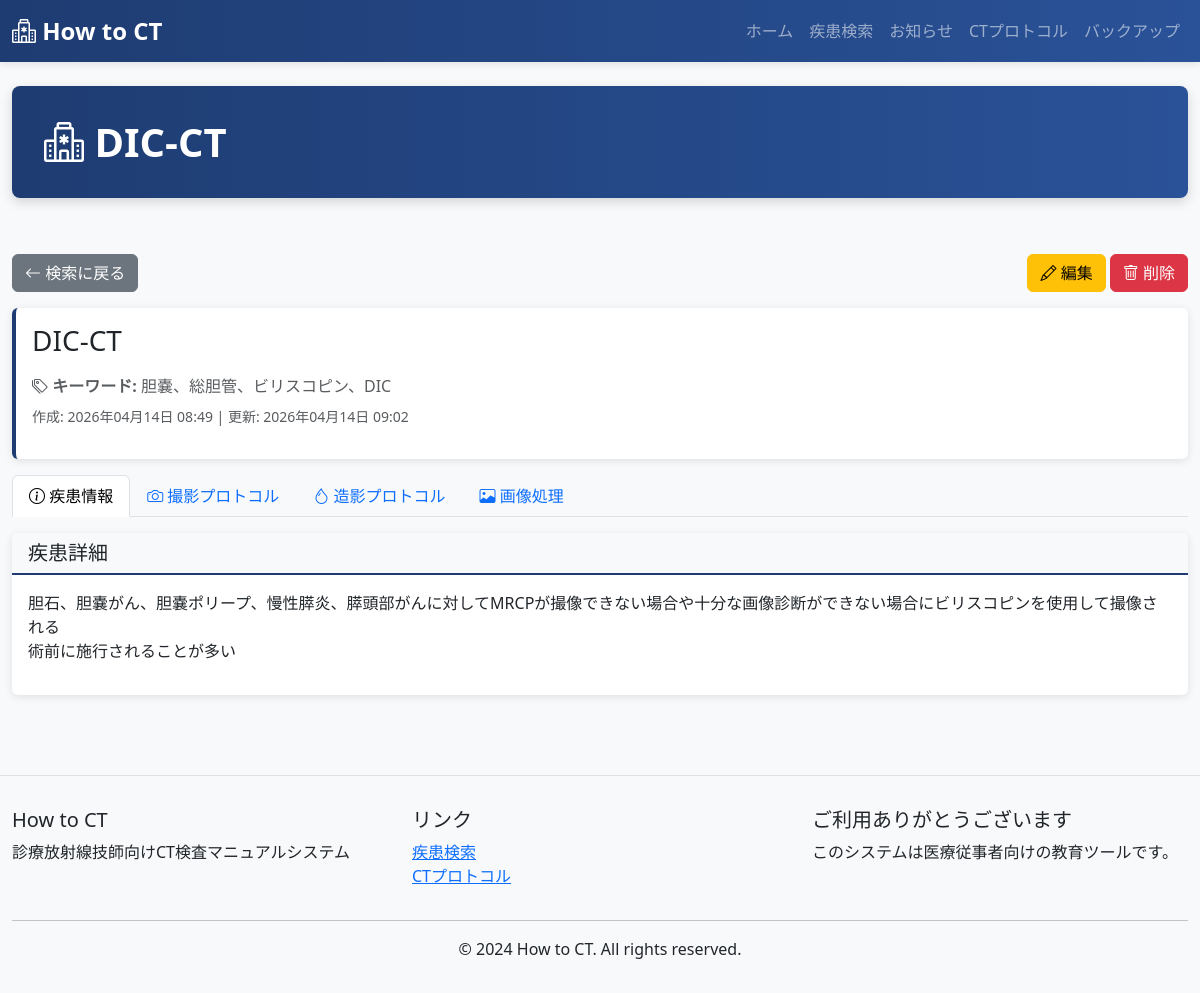
Page /sick/15/ on the committed database.
### ct_app/models.py (models this page shows, shortened)
class Sick(models.Model):
    diesease = models.CharField(max_length=255, unique=True)
    diesease_text = models.TextField()
    keyword = models.CharField(max_length=500, blank=True)
    protocol = models.CharField(max_length=255, blank=True)
    protocol_text = models.TextField(blank=True)
    processing = models.CharField(max_length=255, blank=True)
    processing_text = models.TextField(blank=True)
    contrast = models.CharField(max_length=255, blank=True)
    contrast_text = models.TextField(blank=True)
    diesease_img = models.ImageField(upload_to='sick_images/', null=True, blank=True)
    protocol_img = models.ImageField(upload_to='protocol_images/', null=True, blank=True)
    processing_img = models.ImageField(upload_to='processing_images/', null=True, blank=True)
    contrast_img = models.ImageField(upload_to='contrast_images/', null=True, blank=True)
    created_at = models.DateTimeField(auto_now_add=True)
    updated_at = models.DateTimeField(auto_now=True)
    class Meta:
        ordering = ['diesease']
        verbose_name_plural = "Sicks"

### ct_app/views.py (the view)
# urls.py: path('sick/<int:pk>/', views.SickDetailView.as_view(), name='sick_detail'),
class SickDetailView(View):
    def get(self, request, pk):
        sick = get_object_or_404(Sick, pk=pk)
        context = {
            'page_title': sick.diesease,
            'sick': sick,
        }
        return render(request, 'ct_app/sick_detail.html', context)

### ct_app/templates/ct_app/sick_detail.html (shortened to what this page needs)
{% extends 'ct_app/base.html' %}
{% block content %}
<div class="row mb-3">
    <div class="col-6">
        <a href="{% url 'sick_list' %}" class="btn btn-secondary">
            <i class="bi bi-arrow-left"></i> 検索に戻る
        </a>
    </div>
    <div class="col-6 text-end">
        <a href="{% url 'sick_update' sick.pk %}" class="btn btn-warning">
            <i class="bi bi-pencil"></i> 編集
        </a>
        <form method="post" action="{% url 'sick_delete' sick.pk %}" style="display:inline;">
            <button type="submit" class="btn btn-danger" onclick="return confirm('削除してよろしいですか？')">
                <i class="bi bi-trash"></i> 削除
            </button>
        </form>
    </div>
</div>
<div class="card disease-card mb-3">
    <div class="card-body">
        <h3 class="card-title mb-3">{{ sick.diesease }}</h3>
        {% if sick.keyword %}
        <p class="text-muted mb-2">
            <i class="bi bi-tags"></i> <strong>キーワード:</strong> {{ sick.keyword }}
        </p>
        {% endif %}
        <p class="text-muted small">
            作成: {{ sick.created_at|date:'Y年m月d日 H:i' }} |
            更新: {{ sick.updated_at|date:'Y年m月d日 H:i' }}
        </p>
    </div>
</div>
<ul class="nav nav-tabs mb-3" role="tablist">
    <li class="nav-item" role="presentation">
        <button class="nav-link active" id="disease-tab" data-bs-toggle="tab" data-bs-target="#disease" type="button" role="tab">
            <i class="bi bi-info-circle"></i> 疾患情報
        </button>
    </li>
    <li class="nav-item" role="presentation">
        <button class="nav-link" id="protocol-tab" data-bs-toggle="tab" data-bs-target="#protocol" type="button" role="tab">
            <i class="bi bi-camera"></i> 撮影プロトコル
        </button>
    </li>
    <li class="nav-item" role="presentation">
        <button class="nav-link" id="contrast-tab" data-bs-toggle="tab" data-bs-target="#contrast" type="button" role="tab">
            <i class="bi bi-droplet"></i> 造影プロトコル
        </button>
    </li>
    <li class="nav-item" role="presentation">
        <button class="nav-link" id="processing-tab" data-bs-toggle="tab" data-bs-target="#processing" type="button" role="tab">
            <i class="bi bi-image"></i> 画像処理
        </button>
    </li>
</ul>
<div class="tab-content">
    <div class="tab-pane fade show active" id="disease" role="tabpanel">
        <div class="card mb-3">
            <div class="card-header bg-light"><h5 class="mb-0">疾患詳細</h5></div>
            <div class="card-body">{{ sick.diesease_text|linebreaks }}</div>
        </div>
    </div>
</div>
{% endblock %}

### ct_app/templates/ct_app/base.html (shortened to what this page needs)
<!DOCTYPE html>
<html lang="ja">
<head>
    <link href="https://cdn.jsdelivr.net/npm/bootstrap@5.3.0/dist/css/bootstrap.min.css" rel="stylesheet">
    <link rel="stylesheet" href="https://cdn.jsdelivr.net/npm/bootstrap-icons@1.11.0/font/bootstrap-icons.css">
</head>
<body>
    <nav class="navbar navbar-expand-lg navbar-dark">
        <div class="container-fluid">
            <a class="navbar-brand" href="{% url 'index' %}">
                <i class="bi bi-hospital"></i> How to CT
            </a>
            <div class="collapse navbar-collapse" id="navbarNav">
                <ul class="navbar-nav ms-auto">
                    <li class="nav-item">
                        <a class="nav-link" href="{% url 'index' %}">ホーム</a>
                    </li>
                    <li class="nav-item">
                        <a class="nav-link" href="{% url 'sick_list' %}">疾患検索</a>
                    </li>
                    <li class="nav-item">
                        <a class="nav-link" href="{% url 'form_list' %}">お知らせ</a>
                    </li>
                    <li class="nav-item">
                        <a class="nav-link" href="{% url 'protocol_list' %}">CTプロトコル</a>
                    </li>
                    <li class="nav-item">
                        <a class="nav-link" href="{% url 'backup' %}">バックアップ</a>
                    </li>
                </ul>
            </div>
        </div>
    </nav>
    <main class="container-fluid py-4">
        {% if page_title %}
        <div class="row mb-4">
            <div class="col-12">
                <div class="main-header d-flex justify-content-between align-items-center">
                    <h1><i class="bi bi-hospital"></i> {{ page_title }}</h1>
                </div>
            </div>
        </div>
        {% endif %}
        <div class="row">
            <div class="col-12">
                {% block content %}{% endblock %}
            </div>
        </div>
    </main>
    <footer>
        <div class="container-fluid">
            <div class="row">
                <div class="col-md-4">
                    <h5>How to CT</h5>
                    <p>診療放射線技師向けCT検査マニュアルシステム</p>
                </div>
                <div class="col-md-4">
                    <h5>リンク</h5>
                    <ul class="list-unstyled">
                        <li><a href="{% url 'sick_list' %}">疾患検索</a></li>
                        <li><a href="{% url 'protocol_list' %}">CTプロトコル</a></li>
                    </ul>
                </div>
                <div class="col-md-4">
                    <h5>ご利用ありがとうございます</h5>
                    <p>このシステムは医療従事者向けの教育ツールです。</p>
                </div>
            </div>
            <hr>
            <div class="row">
                <div class="col-12 text-center">
                    <p class="mb-0">© 2024 How to CT. All rights reserved.</p>
                </div>
            </div>
        </div>
    </footer>
</body>
</html>

### ct_app/templates/ct_app/base.html (style rules this page uses)
:root { --primary-color: #1e3c72; --secondary-color: #2a5298; }
body { background-color: #f8f9fa; font-family: 'Segoe UI', Tahoma, Geneva, Verdana, sans-serif; }
.navbar { background: linear-gradient(90deg, var(--primary-color) 0%, var(--secondary-color) 100%); box-shadow: 0 2px 8px rgba(0,0,0,0.1); }
.navbar-brand { font-weight: bold; font-size: 1.5rem; }
.main-header { background: linear-gradient(90deg, var(--primary-color) 0%, var(--secondary-color) 100%); color: white; padding: 2rem; border-radius: 8px; margin-bottom: 2rem; box-shadow: 0 4px 12px rgba(0,0,0,0.15); }
.main-header h1 { margin: 0; font-weight: bold; }
.card { border: none; box-shadow: 0 2px 8px rgba(0,0,0,0.1); transition: transform 0.2s, box-shadow 0.2s; margin-bottom: 1rem; }
.card-header { background-color: #f8f9fa; border-bottom: 2px solid var(--primary-color); }
.disease-card { border-left: 4px solid var(--primary-color); }
footer { background-color: #f8f9fa; border-top: 1px solid #dee2e6; padding: 2rem 0; margin-top: 3rem; }

### rows in the picture
Sick: diesease "DIC-CT", keyword "胆嚢、総胆管、ビリスコピン、DIC", created_at "2026年04月14日 08:49", updated_at "2026年04月14日 09:02", diesease_text "胆石、胆嚢がん、胆嚢ポリープ、慢性膵炎、膵頭部がんに対してMRCPが撮像できない場合や十分な画像診断ができない場合にビリスコピンを使用して撮像される 術前に施行されることが多い"
